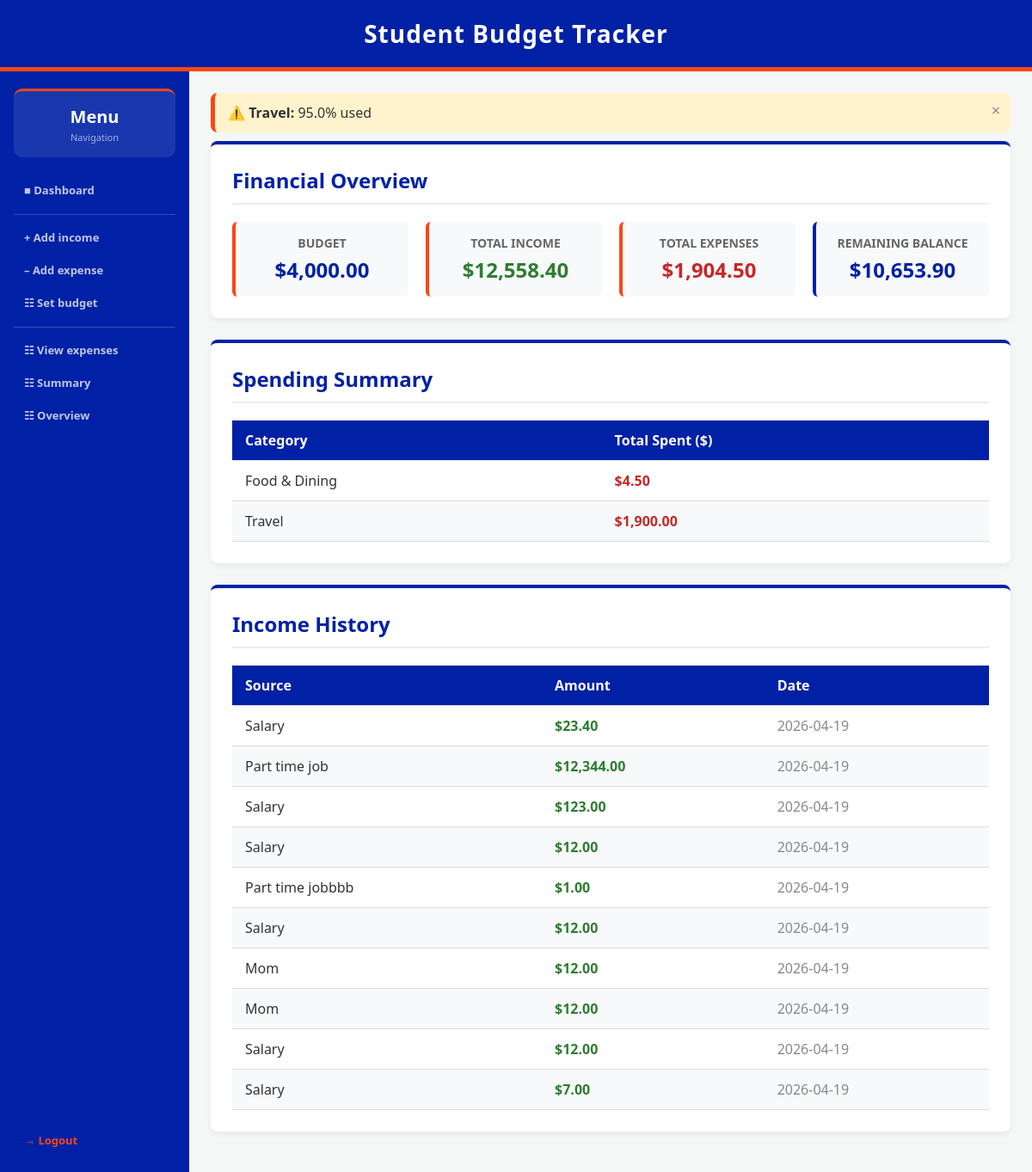
The app's page /dashboard (signed in) with its own data.
### tables this page shows
CREATE TABLE category_budgets (
    id INTEGER PRIMARY KEY AUTOINCREMENT,
    user_id INTEGER NOT NULL,
    category TEXT NOT NULL,
    amount REAL NOT NULL CHECK(amount > 0),
    FOREIGN KEY (user_id) REFERENCES users (id),
    UNIQUE(user_id, category)
);

CREATE TABLE budgets (
    budget_id INTEGER PRIMARY KEY AUTOINCREMENT,
    user_id INTEGER NOT NULL,
    month TEXT NOT NULL,
    amount REAL NOT NULL CHECK(amount > 0),
    FOREIGN KEY (user_id) REFERENCES users (id),
    UNIQUE(user_id, month)
);

CREATE TABLE expenses (
    expense_id INTEGER PRIMARY KEY AUTOINCREMENT,
    user_id INTEGER NOT NULL,
    category TEXT NOT NULL,
    amount REAL NOT NULL CHECK(amount > 0),
    date TIMESTAMP DEFAULT CURRENT_TIMESTAMP, description TEXT DEFAULT "",
    FOREIGN KEY (user_id) REFERENCES users (id)
);

CREATE TABLE incomes (
    income_id INTEGER PRIMARY KEY AUTOINCREMENT,
    user_id INTEGER NOT NULL,
    source TEXT NOT NULL,
    amount REAL NOT NULL,
    date TIMESTAMP DEFAULT CURRENT_TIMESTAMP,
    FOREIGN KEY (user_id) REFERENCES users (id)
);

### app.py (the view)
@app.route('/dashboard')
def dashboard():
    if 'user_id' not in session:
        return redirect(url_for('login'))
    user_id = session['user_id']
    current_budget = data_manager.get_budget(user_id, datetime.now().strftime('%Y-%m'))
    overview = data_manager.get_financial_overview(user_id)
    totals = data_manager.get_category_totals(user_id)
    alert = data_manager.budget_alert(user_id)
    success_message = session.pop('success_message', None)
    budgets = data_manager.get_category_budgets(user_id)
    incomes = data_manager.get_incomes(user_id)
    return render_template('dashboard.html', current_budget=current_budget, overview=overview, totals=totals, alert=alert, success_message=success_message, budgets=budgets, incomes=incomes)

### data_manager.py (called while the page is built, shortened)
def get_db_connection():
    return sqlite3.connect(DB_NAME)

def get_category_totals(user_id):
    connection = get_db_connection()
    cursor = connection.cursor()
    cursor.execute("SELECT category, SUM(amount) FROM expenses WHERE user_id = ? GROUP BY category", (user_id,))
    rows = cursor.fetchall()
    connection.close()
    return rows

def get_financial_overview(user_id):
    connection = get_db_connection()
    cursor = connection.cursor()
    cursor.execute("SELECT SUM(amount) FROM incomes WHERE user_id = ?", (user_id,))
    total_income = cursor.fetchone()[0] or 0
    cursor.execute("SELECT SUM(amount) FROM expenses WHERE user_id = ?", (user_id,))
    total_expenses = cursor.fetchone()[0] or 0
    connection.close()
    remaining = round(total_income - total_expenses, 2)
    return {
        'total_income': round(total_income, 2),
        'total_expenses': round(total_expenses, 2),
        'remaining': remaining
    }

def get_budget(user_id, month):
    connection = get_db_connection()
    cursor = connection.cursor()
    cursor.execute("SELECT amount FROM budgets WHERE user_id = ? AND month = ?", (user_id, month))
    row = cursor.fetchone()
    connection.close()
    return row[0] if row else 0

def get_incomes(user_id):
    connection = get_db_connection()
    cursor = connection.cursor()
    cursor.execute("SELECT * FROM incomes WHERE user_id = ?", (user_id,))
    incomes = cursor.fetchall()
    connection.close()
    return incomes

def get_category_budgets(user_id):
    connection = get_db_connection()
    cursor = connection.cursor()
    cursor.execute("SELECT category, amount FROM category_budgets WHERE user_id = ?", (user_id,))
    rows = cursor.fetchall()
    connection.close()
    return {row[0]: row[1] for row in rows}

def budget_alert(user_id):
    now = datetime.now()
    month = now.strftime('%Y-%m')
    current_day = now.day
    total_days = calendar.monthrange(now.year, now.month)[1]
    budget = get_budget(user_id, month)
    if budget <= 0:
        return None
    conn = get_db_connection()
    cursor = conn.cursor()
    cursor.execute("SELECT SUM(amount) FROM expenses WHERE user_id = ? AND strftime('%Y-%m', date) = ?", (user_id, month))
    total_spent = cursor.fetchone()[0] or 0
    conn.close()
    spending_percentage = (total_spent / budget) * 100
    time_percentage = (current_day / total_days) * 100
    return None

### templates/dashboard.html (shortened to what this page needs)
{% extends "layout.html" %}
{% block content %}
    {% for category, total in totals %}
        {% set budget = budgets.get(category, 0) %}
        {% if budget and (total / budget * 100) >= 80 %}
        <div style="background-color: {% if (total / budget * 100) >= 100 %}#fdecea{% else %}#fff3cd{% endif %}; border-left: 5px solid {% if (total / budget * 100) >= 100 %}#d32f2f{% else %}var(--uf-orange){% endif %}; padding: 12px 15px; border-radius: 8px; margin-bottom: 10px; font-weight: 500; position:relative;" id="alert-{{ loop.index }}">
            <span onclick="document.getElementById('alert-{{ loop.index }}').style.display='none'" style="position:absolute;right:12px;top:8px;cursor:pointer;font-size:18px;color:#888;">&times;</span>
            {% if (total / budget * 100) >= 100 %}🚨{% else %}⚠️{% endif %}
            <strong>{{ category }}:</strong> {{ (total / budget * 100)|round(1) }}% used
        </div>
        {% endif %}
    {% endfor %}
    <div class="card">
        <h2>Financial Overview</h2>
        <div class="overview-grid">
            <div class="stat-box">
                <span class="label">Budget</span>
                <span class="value">${{ "{:,.2f}".format(current_budget|float) }}</span>
            </div>
            <div class="stat-box">
                <span class="label">Total Income</span>
                <span class="value" style="color: #2e7d32;">${{ "{:,.2f}".format(overview.total_income|float) }}</span>
            </div>
            <div class="stat-box">
                <span class="label">Total Expenses</span>
                <span class="value" style="color: #c62828;">${{ "{:,.2f}".format(overview.total_expenses|float) }}</span>
            </div>
            <div class="stat-box" style="border-left-color: var(--uf-blue);">
                <span class="label">Remaining Balance</span>
                <span class="value">${{ "{:,.2f}".format(overview.remaining|float) }}</span>
            </div>
        </div>
    </div>
    <div class="card">
        <h2>Spending Summary</h2>
        {% if totals %}
            <table>
                <thead>
                    <tr>
                        <th>Category</th>
                        <th>Total Spent ($)</th>
                    </tr>
                </thead>
                <tbody>
                    {% for category, total in totals %}
                    <tr>
                        <td>{{ category }}</td>
                        <td style="color: #c62828; font-weight: bold;">${{ "{:,.2f}".format(total|float) }}</td>
                    </tr>
                    {% endfor %}
                </tbody>
            </table>
        {% else %}
            <p>No expenses logged yet. <a href="{{ url_for('add_expense') }}" class="cta-link">Log one now!</a></p>
        {% endif %}
    </div>
    <div class="card">
        <h2>Income History</h2>
        {% if incomes %}
            <table>
                <thead>
                    <tr>
                        <th>Source</th>
                        <th>Amount</th>
                        <th>Date</th>
                    </tr>
                </thead>
                <tbody>
                    {% for income in incomes %}
                    <tr>
                        <td>{{ income[2]|capitalize }}</td>
                        <td style="color: #2e7d32; font-weight: bold;">${{ "{:,.2f}".format(income[3]|float) }}</td>
                        <td style="color: #888;">{{ income[4][:10] }}</td>
                    </tr>
                    {% endfor %}
                </tbody>
            </table>
        {% else %}
            <p>No income logged yet. <a href="{{ url_for('add_income') }}" class="cta-link">Add one now!</a></p>
        {% endif %}
    </div>
{% endblock %}

### templates/layout.html (shortened to what this page needs)
<!DOCTYPE html>
<html lang="en">
<head>
</head>
<body>
    <header>
        <h2>Student Budget Tracker</h2>
    </header>
    <div class="app-body">
        {% if session.get('user_id') and request.endpoint not in ['login', 'register'] %}
        <div class="sidebar">
            <div class="balance-card">
                <div class="bal-amount">Menu</div>
                <div class="bal-label">Navigation</div>
            </div>
            <a href="{{ url_for('dashboard') }}">&#9632; Dashboard</a>
            <div class="nav-divider"></div>
            <a href="{{ url_for('add_income') }}">+ Add income</a>
            <a href="{{ url_for('add_expense') }}">&#8211; Add expense</a>
            <a href="{{ url_for('set_budget') }}">&#9783; Set budget</a>
            <div class="nav-divider"></div>
            <a href="{{ url_for('view_expenses') }}">&#9783; View expenses</a>
            <a href="{{ url_for('spending_summary') }}">&#9783; Summary</a>
            <a href="{{ url_for('financial_overview') }}">&#9783; Overview</a>
            <div class="nav-spacer"></div>
            <a href="{{ url_for('logout') }}" class="logout-btn">&#8594; Logout</a>
        </div>
        {% endif %}
        <div class="main-wrapper">
            {% block content %}{% endblock %}
        </div>
    </div>
</body>
</html>

### templates/layout.html (style rules this page uses)
:root { --uf-blue: #0021A5; --uf-orange: #FA4616; --bg-color: #f4f7f6; --text-color: #333333; --card-bg: #ffffff; }
* { box-sizing: border-box; margin: 0; padding: 0; }
body { font-family: 'Segoe UI', Tahoma, Geneva, Verdana, sans-serif; background-color: var(--bg-color); color: var(--text-color); min-height: 100vh; display: flex; flex-direction: column; }
header { background-color: var(--uf-blue); color: white; padding: 20px 0; text-align: center; border-bottom: 5px solid var(--uf-orange); }
header h2 { margin: 0; font-size: 28px; letter-spacing: 1px; }
.app-body { display: flex; flex: 1; }
.sidebar { width: 220px; background-color: var(--uf-blue); display: flex; flex-direction: column; padding: 1.25rem 1rem; flex-shrink: 0; min-height: 100%; }
.balance-card { background: rgba(255,255,255,0.1); border-radius: 10px; padding: 1rem; text-align: center; border-top: 3px solid var(--uf-orange); margin-bottom: 1.25rem; }
.balance-card .bal-amount { font-size: 20px; font-weight: 700; color: #fff; margin-bottom: 3px; }
.balance-card .bal-label { font-size: 11px; color: rgba(255,255,255,0.6); }
.nav-divider { height: 1px; background: rgba(255,255,255,0.2); margin: 8px 0; }
.sidebar a { display: flex; align-items: center; gap: 10px; padding: 9px 12px; border-radius: 8px; color: rgba(255,255,255,0.75); text-decoration: none; font-size: 13px; font-weight: 600; transition: all 0.2s; margin-bottom: 2px; }
.logout-btn { color: var(--uf-orange) !important; }
.nav-spacer { flex: 1; }
.main-wrapper { flex: 1; padding: 25px; min-width: 0; }
.card { background-color: var(--card-bg); padding: 25px; border-radius: 8px; box-shadow: 0 4px 6px rgba(0,0,0,0.05); margin-bottom: 25px; border-top: 4px solid var(--uf-blue); }
.card h2 { margin-top: 0; color: var(--uf-blue); border-bottom: 2px solid #eee; padding-bottom: 10px; margin-bottom: 20px; }
.overview-grid { display: grid; grid-template-columns: repeat(auto-fit, minmax(200px, 1fr)); gap: 20px; }
.stat-box { background-color: #f8f9fa; padding: 15px; border-radius: 6px; border-left: 4px solid var(--uf-orange); text-align: center; }
.stat-box .label { display: block; font-size: 14px; color: #666; margin-bottom: 5px; text-transform: uppercase; font-weight: bold; }
.stat-box .value { display: block; font-size: 24px; font-weight: bold; color: var(--uf-blue); }
table { width: 100%; border-collapse: collapse; margin-top: 10px; }
th, td { padding: 12px 15px; text-align: left; }
th { background-color: var(--uf-blue); color: white; font-weight: 600; }
tr { border-bottom: 1px solid #dddddd; }
tr:nth-child(even) { background-color: #f8f9fa; }

### records on screen
category_budgets: (total/budget*100)|round(1) "95.0"
budgets: amount "4,000.00"
expenses: category "Food & Dining", amount "4.50"
expenses: category "Travel", amount "1,900.00"
incomes: source "Salary", amount "23.40", date "2026-04-19"
incomes: source "Part time job", amount "12,344.00", date "2026-04-19"
incomes: source "Salary", amount "123.00", date "2026-04-19"
incomes: source "Salary", amount "12.00", date "2026-04-19"
incomes: source "Part time jobbbb", amount "1.00", date "2026-04-19"
incomes: source "Salary", amount "12.00", date "2026-04-19"
incomes: source "Mom", amount "12.00", date "2026-04-19"
incomes: source "Mom", amount "12.00", date "2026-04-19"
incomes: source "Salary", amount "12.00", date "2026-04-19"
incomes: source "Salary", amount "7.00", date "2026-04-19"

### other values on screen
{{ category }} "Travel"
{{ "{:,.2f}".format(overview.total_income|float) }} "12,558.40"
{{ "{:,.2f}".format(overview.total_expenses|float) }} "1,904.50"
{{ "{:,.2f}".format(overview.remaining|float) }} "10,653.90"
